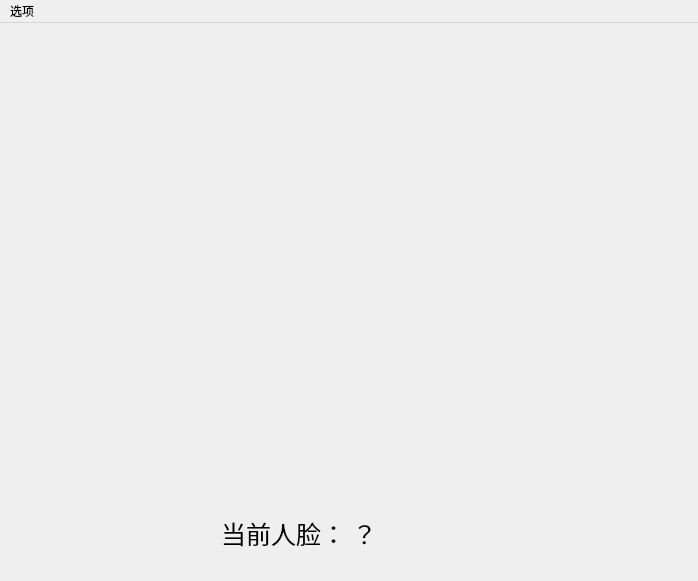
<?xml version="1.0" encoding="UTF-8"?>
<ui version="4.0">
 <class>MainWindow</class>
 <widget class="QMainWindow" name="MainWindow">
  <property name="geometry">
   <rect>
    <x>0</x>
    <y>0</y>
    <width>698</width>
    <height>581</height>
   </rect>
  </property>
  <property name="windowTitle">
   <string>主界面</string>
  </property>
  <widget class="QWidget" name="centralwidget">
   <layout class="QVBoxLayout" name="verticalLayout">
    <item>
     <widget class="QLabel" name="video">
      <property name="sizePolicy">
       <sizepolicy hsizetype="Preferred" vsizetype="Preferred">
        <horstretch>0</horstretch>
        <verstretch>15</verstretch>
       </sizepolicy>
      </property>
      <property name="text">
       <string/>
      </property>
     </widget>
    </item>
    <item>
     <layout class="QHBoxLayout" name="horizontalLayout">
      <item alignment="Qt::AlignRight">
       <widget class="QLabel" name="label">
        <property name="enabled">
         <bool>true</bool>
        </property>
        <property name="font">
         <font>
          <pointsize>19</pointsize>
         </font>
        </property>
        <property name="text">
         <string>当前人脸：</string>
        </property>
       </widget>
      </item>
      <item>
       <widget class="QLabel" name="user_name">
        <property name="enabled">
         <bool>true</bool>
        </property>
        <property name="font">
         <font>
          <pointsize>19</pointsize>
         </font>
        </property>
        <property name="text">
         <string>？</string>
        </property>
       </widget>
      </item>
     </layout>
    </item>
    <item>
     <layout class="QHBoxLayout" name="horizontalLayout_2">
      <item>
       <spacer name="horizontalSpacer">
        <property name="orientation">
         <enum>Qt::Horizontal</enum>
        </property>
        <property name="sizeHint" stdset="0">
         <size>
          <width>40</width>
          <height>20</height>
         </size>
        </property>
       </spacer>
      </item>
     </layout>
    </item>
   </layout>
  </widget>
  <widget class="QMenuBar" name="menubar">
   <property name="geometry">
    <rect>
     <x>0</x>
     <y>0</y>
     <width>698</width>
     <height>22</height>
    </rect>
   </property>
   <widget class="QMenu" name="menu">
    <property name="title">
     <string>选项</string>
    </property>
    <addaction name="query_user_list"/>
    <addaction name="add_user"/>
   </widget>
   <addaction name="menu"/>
  </widget>
  <action name="query_user_list">
   <property name="text">
    <string>查看用户列表</string>
   </property>
  </action>
  <action name="add_user">
   <property name="text">
    <string>添加用户</string>
   </property>
  </action>
 </widget>
 <resources/>
 <connections/>
</ui>
